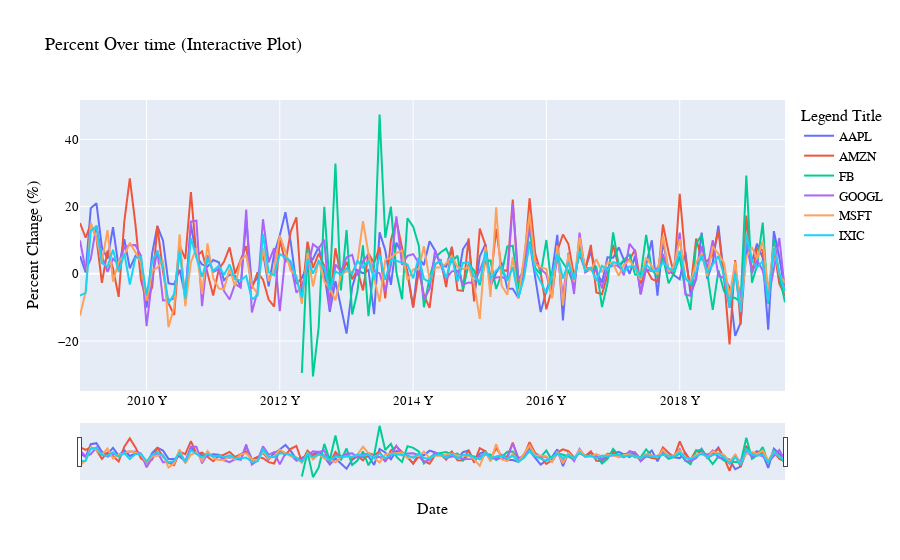

The code cell stored with this chart in its notebook:
### Code cell
#dependencies 
import os
import plotly.express as px
from plotly.offline import iplot
import plotly.graph_objects as go


# dataframe of a wide format
openclosedf['Date']=openclosedf.index

#setting colors and
colors = px.colors.qualitative.Plotly
fig = go.Figure()

# setting x and Y Axis
x_aapl = AAPL_df['Date']
y_aapl = AAPL_df['Percent Change (%)']

x_amzn = AMZN_df['Date']
y_amzn =AMZN_df['Percent Change (%)']

x_fb = FB_df['Date']
y_fb = FB_df['Percent Change (%)']

x_goog = GOOGL_df['Date']
y_goog = GOOGL_df['Percent Change (%)']

x_msft = MSFT_df['Date']
y_msft =MSFT_df['Percent Change (%)']

x_ixic = IXIC_df['Date']
y_ixic = IXIC_df['Percent Change (%)']


#plotting
fig.add_traces(go.Scatter(x=x_aapl, y = y_aapl, mode = 'lines', name = 'AAPL', line=dict(color=colors[0])))
fig.add_traces(go.Scatter(x=x_amzn, y =y_amzn , mode = 'lines', name = 'AMZN', line=dict(color=colors[1])))
fig.add_traces(go.Scatter(x=x_fb, y =y_fb , mode = 'lines', name = 'FB', line=dict(color=colors[2])))
fig.add_traces(go.Scatter(x=x_goog, y =y_goog , mode = 'lines', name = 'GOOGL', line=dict(color=colors[3])))
fig.add_traces(go.Scatter(x=x_msft, y =y_msft, mode = 'lines', name = 'MSFT', line=dict(color=colors[4])))
fig.add_traces(go.Scatter(x=x_ixic, y = y_ixic, mode = 'lines', name = 'IXIC', line=dict(color=colors[5])))

#Labeling the Plot
fig.update_layout(title="Percent Over time (Interactive Plot)",
                  xaxis_title='Date',
                  yaxis_title='Percent Change (%)',
                  legend_title="Legend Title",
                  font=dict(family="Aerial",
                            size=13,
                            color="Black")
                  )

# Zoom Slider
fig.update_xaxes(
    rangeslider_visible=True,
    tickformatstops = [
        dict(dtickrange=[None, 1000], value="%H:%M:%S.%L ms"),
        dict(dtickrange=[1000, 60000], value="%H:%M:%S s"),
        dict(dtickrange=[60000, 3600000], value="%H:%M m"),
        dict(dtickrange=[3600000, 86400000], value="%H:%M h"),
        dict(dtickrange=[86400000, 604800000], value="%e. %b d"),
        dict(dtickrange=[604800000, "M1"], value="%e. %b w"),
        dict(dtickrange=["M1", "M12"], value="%b '%y M"),
        dict(dtickrange=["M12", None], value="%Y Y")
    ]
)


#printing
fig.show()

#Outputting the image and saving the image to an external file as a png
if not os.path.exists("images"):
    os.mkdir("images")
    
fig.write_image("images/fig1.png")
